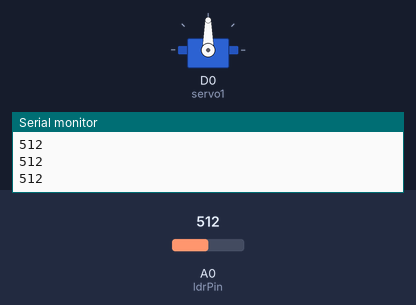
Simulated run of this sketch. Board: ESP8266 (NodeMCU). On the bench: servo, the last lines printed to the serial monitor. Inputs (shaded band) come from the test bench; at power-on: A0 (ldrPin) = 512.

Above: at 1.2 s.
1.3 s: A0 (ldrPin) set to 110
2.8 s: A0 (ldrPin) set to 95
At 4.5 s:
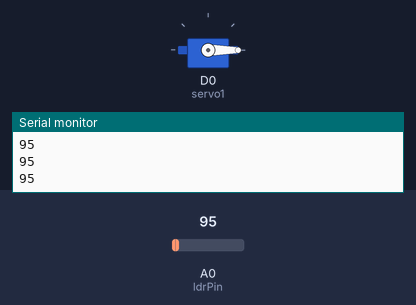
4.8 s: A0 (ldrPin) set to 122
At 6.0 s:
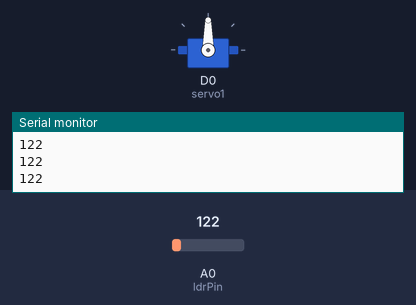
6.3 s: A0 (ldrPin) set to 90
Timing chart, 0 to 9.3 s (numbered marks = the images above; inputs shaded):
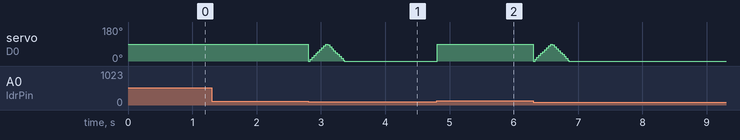

Measured:
- the behaviour switches between 100 and 99 on A0 (ldrPin) (found by bisection; images 0 and 1)
- after the input at 4.8 s, servo on D0 (servo1): 0° → 90° at once

The sketch:

proj.ino
```cpp
#include <Servo.h>

Servo servo1;

const int ldrPin = A0;
const int threshold = 100;

bool hasMoved = false;   // Prevent repeated movement

void setup() {
  Serial.begin(9600);

  servo1.attach(D0);   // GPIO14
  servo1.write(90);    // Neutral position
}

void loop() {
  int ldrValue = analogRead(ldrPin);
  Serial.println(ldrValue);

  if (ldrValue < threshold) {   // Dim condition
    if (!hasMoved) {
      moveServoOnce();   // Move only once
      hasMoved = true;   // Block further movement
    }
  } else {
    // Bright condition → reset
    hasMoved = false;
    servo1.write(90);   // Return to neutral (optional)
  }

  delay(10);
}

// 🔁 Move only once
void moveServoOnce() {
  for (int pos = 0; pos <= 90; pos += 5) {
    servo1.write(pos);
    delay(15);
  }

  for (int pos = 90; pos >= 0; pos -= 5) {
    servo1.write(pos);
    delay(15);
  }
}
```
